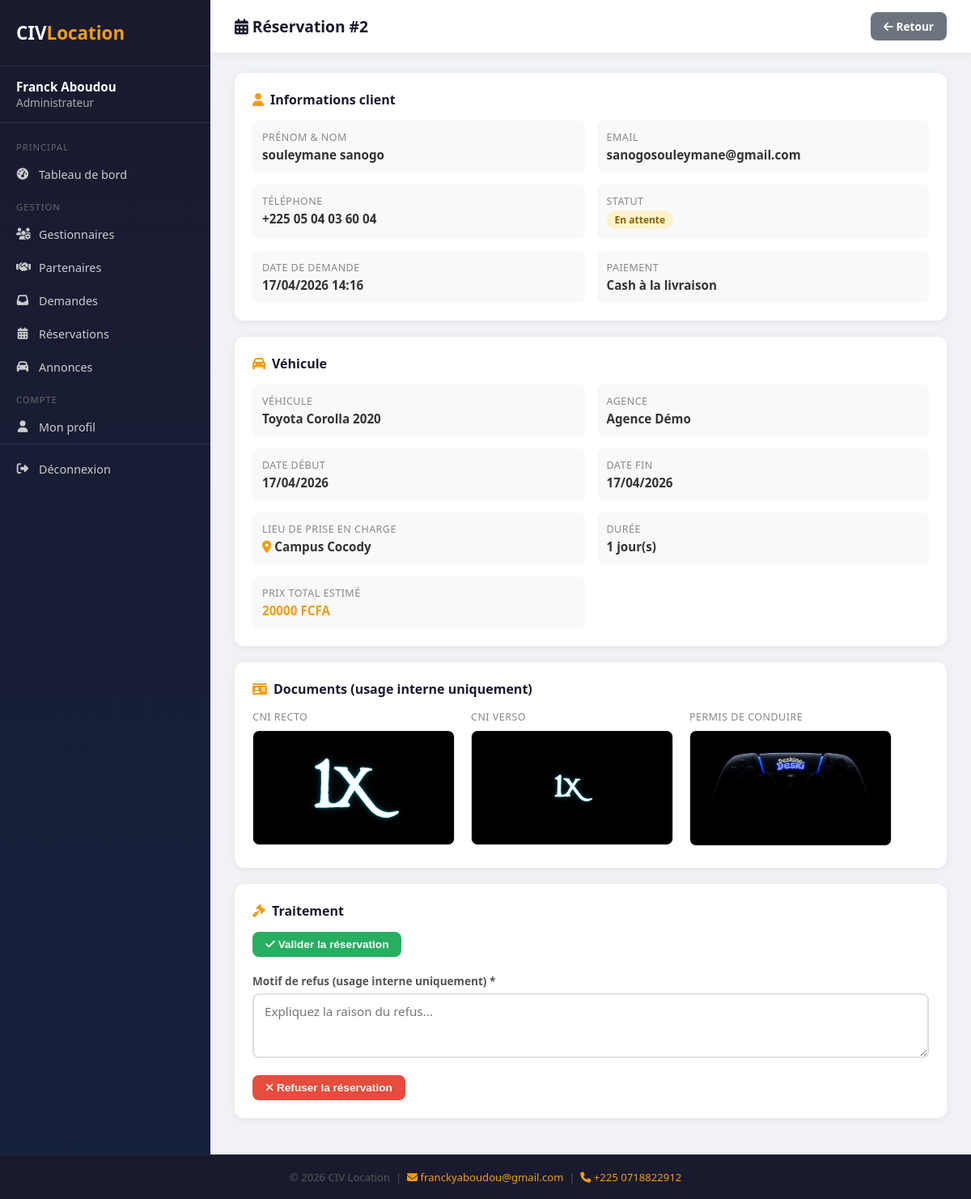
/gestion/reservations/2/ (signed in), run on the app's committed database.
### gestion/models.py (models this page shows, shortened)
class UtilisateurInterne(models.Model):
    ROLE_CHOICES = [
        ('admin', 'Administrateur'),
        ('gestionnaire', 'Gestionnaire'),
    ]
    STATUT_CHOICES = [
        ('actif', 'Actif'),
        ('suspendu', 'Suspendu'),
    ]
    nom = models.CharField(max_length=100)
    prenom = models.CharField(max_length=100)
    email = models.EmailField(unique=True)
    mot_de_passe = models.CharField(max_length=255)
    telephone = models.CharField(max_length=20, blank=True)
    photo_profil = models.ImageField(upload_to='profils/', blank=True, null=True)
    role = models.CharField(max_length=20, choices=ROLE_CHOICES)
    statut = models.CharField(max_length=20, choices=STATUT_CHOICES, default='actif')
    derniere_connexion = models.DateTimeField(null=True, blank=True)
    date_creation = models.DateTimeField(default=timezone.now)
    class Meta:
        verbose_name = 'Utilisateur interne'
        verbose_name_plural = 'Utilisateurs internes'
        ordering = ['-date_creation']

### public/models.py (models this page shows, shortened)
class Reservation(models.Model):
    STATUT_CHOICES = [
        ('en_attente', 'En attente'),
        ('validee', 'Validée'),
        ('refusee', 'Refusée'),
        ('annulee', 'Annulée'),
    ]
    PAIEMENT_CHOICES = [
        ('cash_livraison', 'Cash à la livraison'),
    ]
    nom = models.CharField(max_length=100)
    prenom = models.CharField(max_length=100)
    email = models.EmailField()
    telephone = models.CharField(max_length=20)
    vehicule = models.ForeignKey(Vehicule, on_delete=models.CASCADE, related_name='reservations')
    date_debut = models.DateField()
    date_fin = models.DateField()
    lieu_prise_en_charge = models.CharField(max_length=255, default='')
    moyen_paiement = models.CharField(max_length=30, choices=PAIEMENT_CHOICES, default='cash_livraison')
    cni_recto = models.ImageField(upload_to=upload_cni)
    cni_verso = models.ImageField(upload_to=upload_cni)
    permis_conduire = models.ImageField(upload_to=upload_permis)
    statut = models.CharField(max_length=20, choices=STATUT_CHOICES, default='en_attente')
    motif_refus = models.TextField(blank=True, help_text="Visible uniquement en interne")
    date_demande = models.DateTimeField(default=timezone.now)
    class Meta:
        verbose_name = 'Réservation'
        verbose_name_plural = 'Réservations'
        ordering = ['-date_demande']
    def _as_date(self, val):
        from datetime import date
        if isinstance(val, date):
            return val
        return date.fromisoformat(str(val))
    def nombre_jours(self):
        delta = self._as_date(self.date_fin) - self._as_date(self.date_debut)
        return delta.days + 1
    def prix_total(self):
        return self.vehicule.prix_par_jour * self.nombre_jours()

class Vehicule(models.Model):
    TYPE_CHOICES = [
        ('berline', 'Berline'),
        ('suv', 'SUV'),
        ('pickup', 'Pick-up'),
        ('minibus', 'Minibus'),
        ('citadine', 'Citadine'),
        ('utilitaire', 'Utilitaire'),
        ('4x4', '4x4'),
        ('van', 'Van'),
    ]
    TRANSMISSION_CHOICES = [
        ('manuelle', 'Manuelle'),
        ('automatique', 'Automatique'),
    ]
    STATUT_CHOICES = [
        ('en_attente', 'En attente'),
        ('valide', 'Validé'),
        ('rejete', 'Rejeté'),
    ]
    partenaire = models.ForeignKey(Partenaire, on_delete=models.CASCADE, related_name='vehicules')
    marque = models.CharField(max_length=100)
    modele = models.CharField(max_length=100)
    annee = models.PositiveIntegerField()
    type_vehicule = models.CharField(max_length=20, choices=TYPE_CHOICES)
    couleur = models.CharField(max_length=50)
    nombre_places = models.PositiveIntegerField()
    transmission = models.CharField(max_length=20, choices=TRANSMISSION_CHOICES)
    climatisation = models.BooleanField(default=True)
    prix_par_jour = models.DecimalField(max_digits=10, decimal_places=0)
    localisation = models.CharField(max_length=200)
    disponible = models.BooleanField(default=True)
    description = models.TextField(blank=True)
    statut_validation = models.CharField(max_length=20, choices=STATUT_CHOICES, default='en_attente')
    date_ajout = models.DateTimeField(default=timezone.now)
    vues = models.PositiveIntegerField(default=0)
    class Meta:
        verbose_name = 'Véhicule'
        verbose_name_plural = 'Véhicules'
        ordering = ['-date_ajout']

class Partenaire(models.Model):
    STATUT_CHOICES = [
        ('en_attente', 'En attente'),
        ('actif', 'Actif'),
        ('suspendu', 'Suspendu'),
    ]
    nom_agence = models.CharField(max_length=200)
    nom_responsable = models.CharField(max_length=100)
    prenom_responsable = models.CharField(max_length=100)
    email = models.EmailField(unique=True)
    telephone = models.CharField(max_length=20)
    adresse = models.TextField()
    ville = models.CharField(max_length=100)
    logo = models.ImageField(upload_to='partenaires/logos/', blank=True, null=True)
    document_justificatif = models.FileField(upload_to='partenaires/documents/', blank=True, null=True)
    mot_de_passe = models.CharField(max_length=255)
    statut = models.CharField(max_length=20, choices=STATUT_CHOICES, default='en_attente')
    date_inscription = models.DateTimeField(default=timezone.now)
    derniere_connexion = models.DateTimeField(null=True, blank=True)
    class Meta:
        verbose_name = 'Partenaire'
        verbose_name_plural = 'Partenaires'
        ordering = ['-date_inscription']

### gestion/views.py (the view)
    def wrapper(request, *args, **kwargs):
        if not request.session.get('utilisateur_id'):
            return redirect('gestion_connexion')
        try:
            u = UtilisateurInterne.objects.get(pk=request.session['utilisateur_id'])
            if u.statut == 'suspendu':
                request.session.flush()
                return redirect('gestion_connexion')
            request.utilisateur = u
        except UtilisateurInterne.DoesNotExist:
            request.session.flush()
            return redirect('gestion_connexion')
        return view_func(request, *args, **kwargs)

### gestion/views.py (called while the page is built)
def login_required_interne(view_func):
    def wrapper(request, *args, **kwargs):
        if not request.session.get('utilisateur_id'):
            return redirect('gestion_connexion')
        try:
            u = UtilisateurInterne.objects.get(pk=request.session['utilisateur_id'])
            if u.statut == 'suspendu':
                request.session.flush()
                return redirect('gestion_connexion')
            request.utilisateur = u
        except UtilisateurInterne.DoesNotExist:
            request.session.flush()
            return redirect('gestion_connexion')
        return view_func(request, *args, **kwargs)
    return wrapper

@login_required_interne
def reservation_detail(request, pk):
    u = request.utilisateur
    r = get_object_or_404(Reservation, pk=pk)
    return render(request, 'gestion/reservation_detail.html', {'utilisateur': u, 'reservation': r})

### gestion/templates/gestion/reservation_detail.html (shortened to what this page needs)
{% extends "gestion/base_admin.html" %}
{% block page_title %}<i class="fas fa-calendar-alt"></i> Réservation #{{ reservation.pk }}{% endblock %}
{% block topbar_right %}<a href="{% url 'gestion_reservations' %}" class="btn btn-secondary"><i class="fas fa-arrow-left"></i> Retour</a>{% endblock %}
{% block content %}
    <div class="card">
      <div class="card-title"><i class="fas fa-user"></i> Informations client</div>
      <div class="detail-grid">
        <div class="detail-item"><div class="detail-label">Prénom & Nom</div><div class="detail-val">{{ reservation.prenom }} {{ reservation.nom }}</div></div>
        <div class="detail-item"><div class="detail-label">Email</div><div class="detail-val">{{ reservation.email }}</div></div>
        <div class="detail-item"><div class="detail-label">Téléphone</div><div class="detail-val">{{ reservation.telephone }}</div></div>
        <div class="detail-item"><div class="detail-label">Statut</div><div class="detail-val"><span class="badge badge-{{ reservation.statut }}">{{ reservation.get_statut_display }}</span></div></div>
        <div class="detail-item"><div class="detail-label">Date de demande</div><div class="detail-val">{{ reservation.date_demande|date:"d/m/Y H:i" }}</div></div>
        <div class="detail-item"><div class="detail-label">Paiement</div><div class="detail-val">{{ reservation.get_moyen_paiement_display }}</div></div>
      </div>
    </div>
    <div class="card">
      <div class="card-title"><i class="fas fa-car"></i> Véhicule</div>
      <div class="detail-grid">
        <div class="detail-item"><div class="detail-label">Véhicule</div><div class="detail-val">{{ reservation.vehicule.marque }} {{ reservation.vehicule.modele }} {{ reservation.vehicule.annee }}</div></div>
        <div class="detail-item"><div class="detail-label">Agence</div><div class="detail-val">{{ reservation.vehicule.partenaire.nom_agence }}</div></div>
        <div class="detail-item"><div class="detail-label">Date début</div><div class="detail-val">{{ reservation.date_debut|date:"d/m/Y" }}</div></div>
        <div class="detail-item"><div class="detail-label">Date fin</div><div class="detail-val">{{ reservation.date_fin|date:"d/m/Y" }}</div></div>
        <div class="detail-item"><div class="detail-label">Lieu de prise en charge</div><div class="detail-val"><i class="fas fa-map-marker-alt" style="color:#f39c12"></i> {{ reservation.lieu_prise_en_charge }}</div></div>
        <div class="detail-item"><div class="detail-label">Durée</div><div class="detail-val">{{ reservation.nombre_jours }} jour(s)</div></div>
        <div class="detail-item"><div class="detail-label">Prix total estimé</div><div class="detail-val" style="color:#f39c12;font-weight:800">{{ reservation.prix_total|floatformat:0 }} FCFA</div></div>
      </div>
    </div>
    <div class="card">
      <div class="card-title"><i class="fas fa-id-card"></i> Documents (usage interne uniquement)</div>
      <div style="display:flex;gap:20px;flex-wrap:wrap">
        <div><div class="detail-label">CNI Recto</div><a href="{{ reservation.cni_recto.url }}" target="_blank"><img src="{{ reservation.cni_recto.url }}" class="photo-doc"></a></div>
        <div><div class="detail-label">CNI Verso</div><a href="{{ reservation.cni_verso.url }}" target="_blank"><img src="{{ reservation.cni_verso.url }}" class="photo-doc"></a></div>
        <div><div class="detail-label">Permis de conduire</div><a href="{{ reservation.permis_conduire.url }}" target="_blank"><img src="{{ reservation.permis_conduire.url }}" class="photo-doc"></a></div>
      </div>
    </div>
    {% if reservation.statut == 'en_attente' %}
    <div class="card">
      <div class="card-title"><i class="fas fa-gavel"></i> Traitement</div>
      <div style="display:flex;gap:12px;flex-wrap:wrap;margin-bottom:20px">
        <form method="post" action="{% url 'gestion_reservation_valider' reservation.pk %}">{% csrf_token %}<button type="submit" class="btn btn-success"><i class="fas fa-check"></i> Valider la réservation</button></form>
      </div>
      <form method="post" action="{% url 'gestion_reservation_refuser' reservation.pk %}">
        <div class="form-groupe"><label>Motif de refus (usage interne uniquement) *</label><textarea name="motif_refus" required placeholder="Expliquez la raison du refus..." style="min-height:80px;resize:vertical"></textarea></div>
        <button type="submit" class="btn btn-danger"><i class="fas fa-times"></i> Refuser la réservation</button>
      </form>
    </div>
    {% endif %}
{% endblock %}

### gestion/templates/gestion/base_admin.html (shortened to what this page needs)
<!DOCTYPE html>
<html lang="fr">
<head>
<link rel="stylesheet" href="https://cdnjs.cloudflare.com/ajax/libs/font-awesome/6.4.0/css/all.min.css">
</head>
<body>
<div class="app-wrapper">
<div class="sidebar">
  <div class="sidebar-logo">CIV<span>Location</span></div>
  <div class="sidebar-user">
    <strong>{{ utilisateur.prenom }} {{ utilisateur.nom }}</strong>
    {% if utilisateur.role == 'admin' %}Administrateur{% else %}Gestionnaire{% endif %}
  </div>
  <nav class="nav">
    {% if utilisateur.role == 'admin' %}
      <div class="nav-section">Principal</div>
      <a href="{% url 'gestion_admin_dashboard' %}" {% if request.resolver_match.url_name == 'gestion_admin_dashboard' %}class="active"{% endif %}><i class="fas fa-tachometer-alt"></i> Tableau de bord</a>
      <div class="nav-section">Gestion</div>
      <a href="{% url 'gestion_gestionnaires' %}" {% if request.resolver_match.url_name == 'gestion_gestionnaires' %}class="active"{% endif %}><i class="fas fa-users-cog"></i> Gestionnaires</a>
      <a href="{% url 'gestion_partenaires' %}" {% if request.resolver_match.url_name == 'gestion_partenaires' %}class="active"{% endif %}><i class="fas fa-handshake"></i> Partenaires</a>
      <a href="{% url 'gestion_demandes_partenaires' %}" {% if request.resolver_match.url_name == 'gestion_demandes_partenaires' %}class="active"{% endif %}><i class="fas fa-inbox"></i> Demandes</a>
      <a href="{% url 'gestion_reservations' %}" {% if request.resolver_match.url_name == 'gestion_reservations' %}class="active"{% endif %}><i class="fas fa-calendar-alt"></i> Réservations</a>
      <a href="{% url 'gestion_annonces' %}" {% if request.resolver_match.url_name == 'gestion_annonces' %}class="active"{% endif %}><i class="fas fa-car"></i> Annonces</a>
    {% endif %}
    <div class="nav-section">Compte</div>
    <a href="{% url 'gestion_profil' %}" {% if request.resolver_match.url_name == 'gestion_profil' %}class="active"{% endif %}><i class="fas fa-user"></i> Mon profil</a>
    <div class="nav-deconnexion">
      <a href="{% url 'gestion_deconnexion' %}"><i class="fas fa-sign-out-alt"></i> Déconnexion</a>
    </div>
  </nav>
</div>
<div class="main">
  <div class="topbar">
    <h1>{% block page_title %}<i class="fas fa-home"></i> Tableau de bord{% endblock %}</h1>
    {% block topbar_right %}<span class="badge-role">{% if utilisateur.role == 'admin' %}<i class="fas fa-crown"></i> Administrateur{% else %}<i class="fas fa-user-tie"></i> Gestionnaire{% endif %}</span>{% endblock %}
  </div>
  <div class="content">
    {% block content %}{% endblock %}
  </div>
</div>
</div>
<footer class="footer-interne">
  <p>© 2026 CIV Location &nbsp;|&nbsp;
  <a href="mailto:franckyaboudou@gmail.com"><i class="fas fa-envelope"></i> franckyaboudou@gmail.com</a>
  &nbsp;|&nbsp;
  <a href="tel:+2250718822912"><i class="fas fa-phone"></i> +225 0718822912</a>
  </p>
</footer>
</body>
</html>

### data on the page
UtilisateurInterne: prenom "Franck", nom "Aboudou"
Reservation: pk "2", prenom "souleymane", nom "sanogo", email "sanogosouleymane@gmail.com", telephone "+225 05 04 03 60 04", statut "En attente", date_demande "17/04/2026 14:16", moyen_paiement "Cash à la livraison", vehicule.marque "Toyota", vehicule.modele "Corolla", vehicule.annee "2020", vehicule.partenaire.nom_agence "Agence Démo", date_debut "17/04/2026", date_fin "17/04/2026", lieu_prise_en_charge "Campus Cocody", nombre_jours "1", prix_total "20000", cni_recto (picture), cni_verso (picture), permis_conduire (picture)
